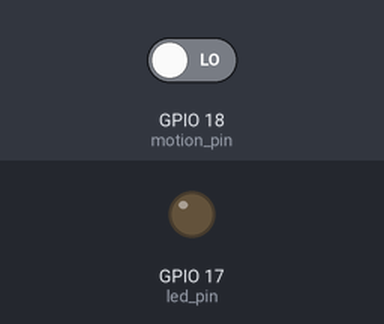
The program below on a simulated Raspberry Pi (BCM pin numbers). Shown: output pins drawn as LEDs (lit = HIGH). Inputs (shaded band) come from the test bench; at power-on: GPIO 18 (motion_pin) LOW.

Above: at 1.2 s.
1.3 s: GPIO 18 (motion_pin) driven HIGH
At 2.1 s:
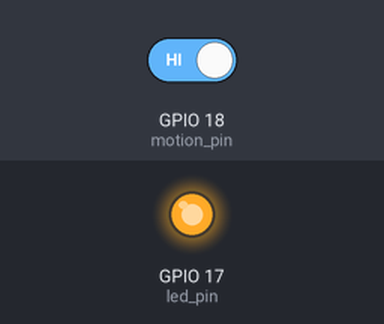
2.8 s: GPIO 18 (motion_pin) driven LOW
At 3.2 s:
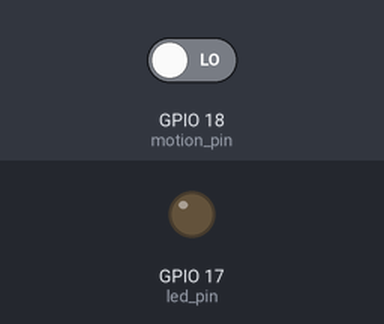
Timing chart, 0 to 5.8 s (numbered marks = the images above; inputs shaded):
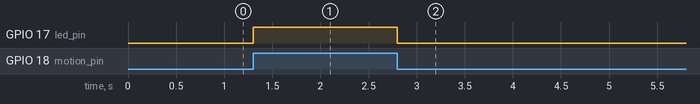

Measured:
- after the input at 1.3 s, GPIO 17 (led_pin): LOW → HIGH at once
- after the input at 2.8 s, GPIO 17 (led_pin): HIGH → LOW at once

The program:

run.py
```python
import RPi.GPIO as gpio

gpio.setmode(gpio.BCM)

led_pin = 17
motion_pin = 18

gpio.setup(led_pin, gpio.OUT)
gpio.setup(motion_pin, gpio.IN)

try:
    while True:
        if gpio.input(motion_pin):
            gpio.output(led_pin, True)
        else:
            gpio.output(led_pin, False)

except KeyboardInterrupt:
    gpio.output(led_pin, False)
    gpio.cleanup()
```
